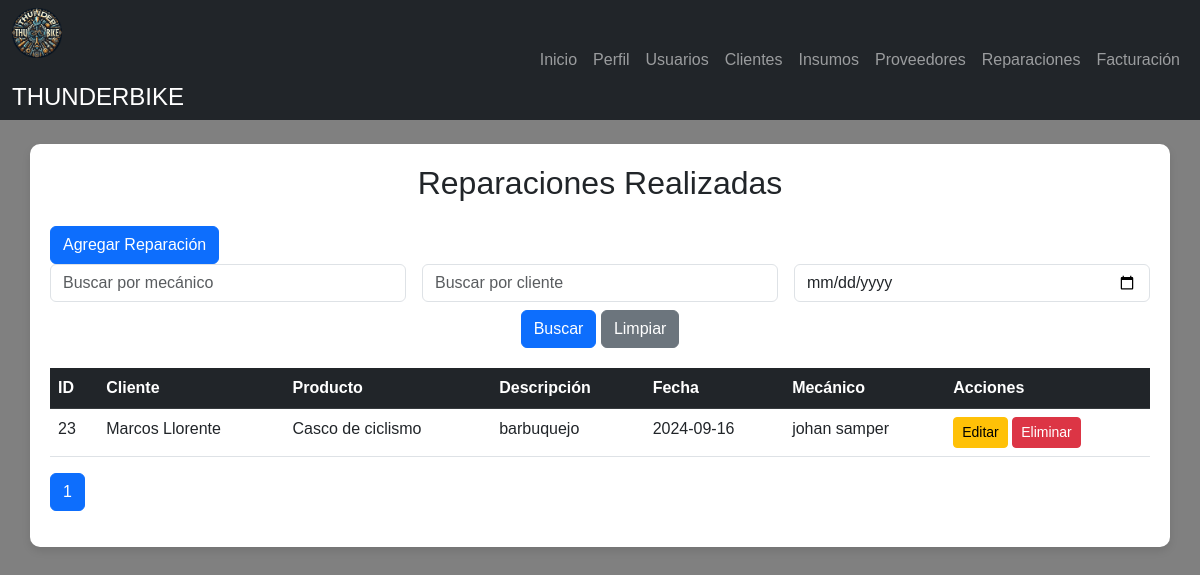
Page /reparaciones.php on the earlier database version.
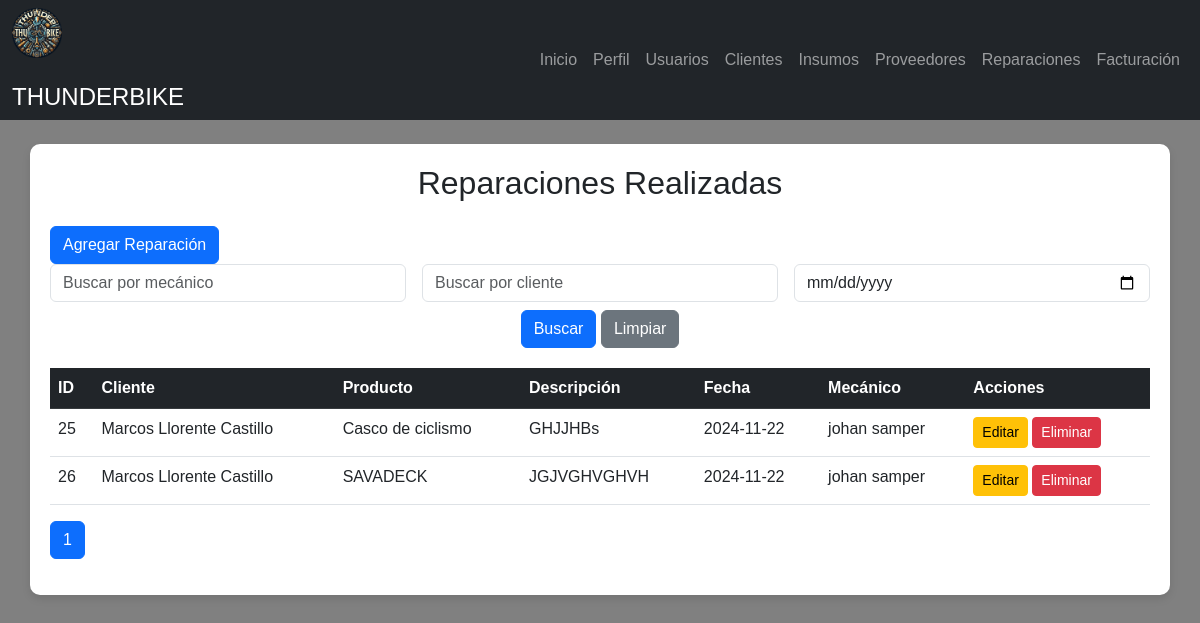
Same page on the later database version.
### tables this page shows
CREATE TABLE `reparaciones` (
  `id` int(11) NOT NULL,
  `cliente_id` int(11) DEFAULT NULL,
  `producto_id` int(11) DEFAULT NULL,
  `descripcion` text DEFAULT NULL,
  `costo` decimal(10,2) DEFAULT NULL,
  `fecha_reparacion` date DEFAULT NULL,
  `usuario_id` int(11) DEFAULT NULL,
  `mecanico_id` int(11) DEFAULT NULL
);

CREATE TABLE `clientes` (
  `id` int(11) NOT NULL,
  `numero_identificacion` varchar(30) NOT NULL,
  `nombre` varchar(100) DEFAULT NULL,
  `direccion` varchar(255) DEFAULT NULL,
  `telefono` varchar(15) DEFAULT NULL,
  `correo` varchar(30) NOT NULL,
  `estado` tinyint(1) DEFAULT 1
);

CREATE TABLE `productos` (
  `id` int(11) NOT NULL,
  `nombre` varchar(100) DEFAULT NULL,
  `descripcion` text DEFAULT NULL,
  `precio` decimal(10,2) DEFAULT NULL,
  `imagen` blob DEFAULT NULL,
  `cantidad` int(11) DEFAULT 0
);

CREATE TABLE `usuarios` (
  `id` int(11) NOT NULL,
  `nombre` varchar(255) NOT NULL,
  `documento` varchar(30) NOT NULL,
  `telefono` varchar(15) DEFAULT NULL,
  `direccion` varchar(255) DEFAULT NULL,
  `correo` varchar(255) NOT NULL,
  `clave` varchar(255) NOT NULL,
  `rol` varchar(255) NOT NULL DEFAULT 'usuario',
  `fecha_creacion` timestamp NOT NULL DEFAULT current_timestamp(),
  `fecha_modificacion` timestamp NULL DEFAULT NULL,
  `activo` tinyint(1) DEFAULT 1
);

### reparaciones.php (the view, shortened to what the changed rows need)
<!DOCTYPE html>
<html lang="es">
<head>
  <link rel="stylesheet" href="https://cdn.jsdelivr.net/npm/bootstrap@5.3.0/dist/css/bootstrap.min.css">
</head>
<body>
<nav class="navbar navbar-expand-lg navbar-dark bg-dark">
  <div class="container-fluid">
    <div class="d-flex flex-column align-items-start me-auto">
      <h1 class="text-white mb-0" style="font-size: 1.5rem;">THUNDERBIKE</h1>
    </div>
  </div>
</nav>
<div class="container mt-4">
  <h2 class="text-center">Reparaciones Realizadas</h2>
  <div class="table-container">
    <table class="table table-hover">
      <thead class="table-dark">
        <tr>
          <th>ID</th>
          <th>Cliente</th>
          <th>Producto</th>
          <th>Descripción</th>
          <th>Fecha</th>
          <th>Mecánico</th>
          <th>Acciones</th>
        </tr>
      </thead>
      <tbody>
        <?php
          $mysqli = new mysqli("localhost", "root", "", "thunderbike");
          $whereClauses = [];
          $where = count($whereClauses) > 0 ? "WHERE " . implode(" AND ", $whereClauses) : "";
                    $records_per_page = 4;
                    $current_page = isset($_GET['page']) ? max(1, intval($_GET['page'])) : 1;
                    $offset = ($current_page - 1) * $records_per_page;
                    $count_sql = "SELECT COUNT(*) as total FROM reparaciones r
                                  JOIN clientes c ON r.cliente_id = c.id
                                  JOIN productos p ON r.producto_id = p.id
                                  JOIN usuarios u ON r.usuario_id = u.id
                                  $where";
                    $count_result = $mysqli->query($count_sql);
                    $total_records = $count_result->fetch_assoc()['total'];
                    $total_pages = ceil($total_records / $records_per_page);
          $sql = "
              SELECT r.id, c.nombre AS cliente_nombre, p.nombre AS producto_nombre, r.descripcion, r.fecha_reparacion, u.nombre AS nombre_mecanico
              FROM reparaciones r
              JOIN clientes c ON r.cliente_id = c.id
              JOIN productos p ON r.producto_id = p.id
              JOIN usuarios u ON r.usuario_id = u.id
              $where
              ORDER BY r.fecha_reparacion DESC
              LIMIT $records_per_page OFFSET $offset
          ";
          $result = $mysqli->query($sql);
          if ($result->num_rows > 0) {
              while($row = $result->fetch_assoc()) {
                  echo "<tr>";
                  echo "<td>" . htmlspecialchars($row["id"]) . "</td>";
                  echo "<td>" . htmlspecialchars($row["cliente_nombre"]) . "</td>";
                  echo "<td>" . htmlspecialchars($row["producto_nombre"]) . "</td>";
                  echo "<td>" . htmlspecialchars($row["descripcion"]) . "</td>";
                  echo "<td>" . htmlspecialchars($row["fecha_reparacion"]) . "</td>";
                  echo "<td>" . htmlspecialchars($row["nombre_mecanico"]) . "</td>";
                  echo "<td>
                          <button class='btn btn-warning btn-sm' data-bs-toggle='modal' data-bs-target='#editModal' onclick='loadEditForm(" . $row['id'] . ")'>Editar</button>
                          <a href='controladores/eliminar_reparacion.php?id=" . $row['id'] . "' class='btn btn-danger btn-sm' onclick='return confirm(\"¿Eliminar esta reparación?\");'>Eliminar</a>
                        </td>";
                  echo "</tr>";
              }
          } else {
              echo "<tr><td colspan='7' class='text-center'>No se encontraron reparaciones</td></tr>";
          }
        ?>
      </tbody>
    </table>
  </div>
    <nav>
    <ul class="pagination">
      <?php for ($i = 1; $i <= $total_pages; $i++): ?>
        <li class="page-item <?= $i == $current_page ? 'active' : '' ?>">
          <a class="page-link" href="?<?= http_build_query(array_merge($_GET, ['page' => $i])) ?>"><?= $i ?></a>
        </li>
      <?php endfor; ?>
    </ul>
  </nav>
</div>
</body>
</html>

Differences in the rows shown:
removed reparaciones: id "23", cliente.nombre "Marcos Llorente", producto.nombre "Casco de ciclismo", descripcion "barbuquejo", fecha_reparacion "2024-09-16", usuario.nombre "johan samper"
added reparaciones: id "25", cliente.nombre "Marcos Llorente Castillo", producto.nombre "Casco de ciclismo", descripcion "GHJJHBs", fecha_reparacion "2024-11-22", usuario.nombre "johan samper"
added reparaciones: id "26", cliente.nombre "Marcos Llorente Castillo", producto.nombre "SAVADECK", descripcion "JGJVGHVGHVH", fecha_reparacion "2024-11-22", usuario.nombre "johan samper"
